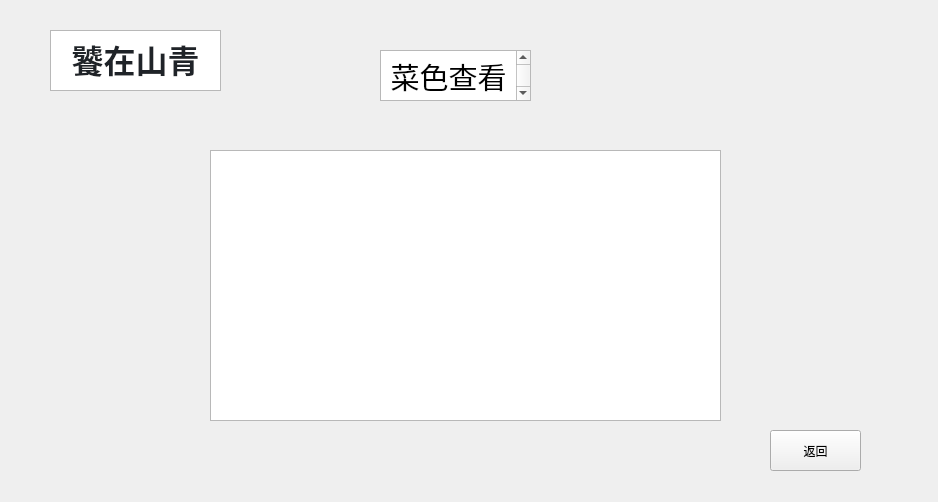
<?xml version="1.0" encoding="UTF-8"?>
<ui version="4.0">
 <class>dishesshow</class>
 <widget class="QWidget" name="dishesshow">
  <property name="geometry">
   <rect>
    <x>0</x>
    <y>0</y>
    <width>938</width>
    <height>502</height>
   </rect>
  </property>
  <property name="windowTitle">
   <string>Form</string>
  </property>
  <widget class="QTextBrowser" name="textBrowser_2">
   <property name="geometry">
    <rect>
     <x>380</x>
     <y>50</y>
     <width>151</width>
     <height>51</height>
    </rect>
   </property>
   <property name="html">
    <string>&lt;!DOCTYPE HTML PUBLIC &quot;-//W3C//DTD HTML 4.0//EN&quot; &quot;http://www.w3.org/TR/REC-html40/strict.dtd&quot;&gt;
&lt;html&gt;&lt;head&gt;&lt;meta name=&quot;qrichtext&quot; content=&quot;1&quot; /&gt;&lt;meta charset=&quot;utf-8&quot; /&gt;&lt;style type=&quot;text/css&quot;&gt;
p, li { white-space: pre-wrap; }
hr { height: 1px; border-width: 0; }
li.unchecked::marker { content: &quot;\2610&quot;; }
li.checked::marker { content: &quot;\2612&quot;; }
&lt;/style&gt;&lt;/head&gt;&lt;body style=&quot; font-family:'Microsoft YaHei UI'; font-size:9pt; font-weight:400; font-style:normal;&quot;&gt;
&lt;p align=&quot;center&quot; style=&quot; margin-top:0px; margin-bottom:0px; margin-left:0px; margin-right:0px; -qt-block-indent:0; text-indent:0px;&quot;&gt;&lt;span style=&quot; font-size:22pt;&quot;&gt;菜色查看&lt;/span&gt;&lt;/p&gt;&lt;/body&gt;&lt;/html&gt;</string>
   </property>
  </widget>
  <widget class="QTextBrowser" name="dishes">
   <property name="geometry">
    <rect>
     <x>210</x>
     <y>150</y>
     <width>511</width>
     <height>271</height>
    </rect>
   </property>
  </widget>
  <widget class="QTextBrowser" name="textBrowser">
   <property name="geometry">
    <rect>
     <x>50</x>
     <y>30</y>
     <width>171</width>
     <height>61</height>
    </rect>
   </property>
   <property name="html">
    <string>&lt;!DOCTYPE HTML PUBLIC &quot;-//W3C//DTD HTML 4.0//EN&quot; &quot;http://www.w3.org/TR/REC-html40/strict.dtd&quot;&gt;
&lt;html&gt;&lt;head&gt;&lt;meta name=&quot;qrichtext&quot; content=&quot;1&quot; /&gt;&lt;meta charset=&quot;utf-8&quot; /&gt;&lt;style type=&quot;text/css&quot;&gt;
p, li { white-space: pre-wrap; }
hr { height: 1px; border-width: 0; }
li.unchecked::marker { content: &quot;\2610&quot;; }
li.checked::marker { content: &quot;\2612&quot;; }
&lt;/style&gt;&lt;/head&gt;&lt;body style=&quot; font-family:'Microsoft YaHei UI'; font-size:9pt; font-weight:400; font-style:normal;&quot;&gt;
&lt;p align=&quot;center&quot; style=&quot; margin-top:0px; margin-bottom:0px; margin-left:0px; margin-right:0px; -qt-block-indent:0; text-indent:0px;&quot;&gt;&lt;span style=&quot; font-family:'-apple-system','BlinkMacSystemFont','Segoe UI','Noto Sans','Helvetica','Arial','sans-serif','Apple Color Emoji','Segoe UI Emoji'; font-size:24pt; font-weight:700; color:#1f2328; background-color:#ffffff;&quot;&gt;饕在山青&lt;/span&gt;&lt;/p&gt;&lt;/body&gt;&lt;/html&gt;</string>
   </property>
  </widget>
  <widget class="QPushButton" name="pushButton">
   <property name="geometry">
    <rect>
     <x>770</x>
     <y>430</y>
     <width>91</width>
     <height>41</height>
    </rect>
   </property>
   <property name="text">
    <string>返回</string>
   </property>
  </widget>
 </widget>
 <resources/>
 <connections/>
</ui>
